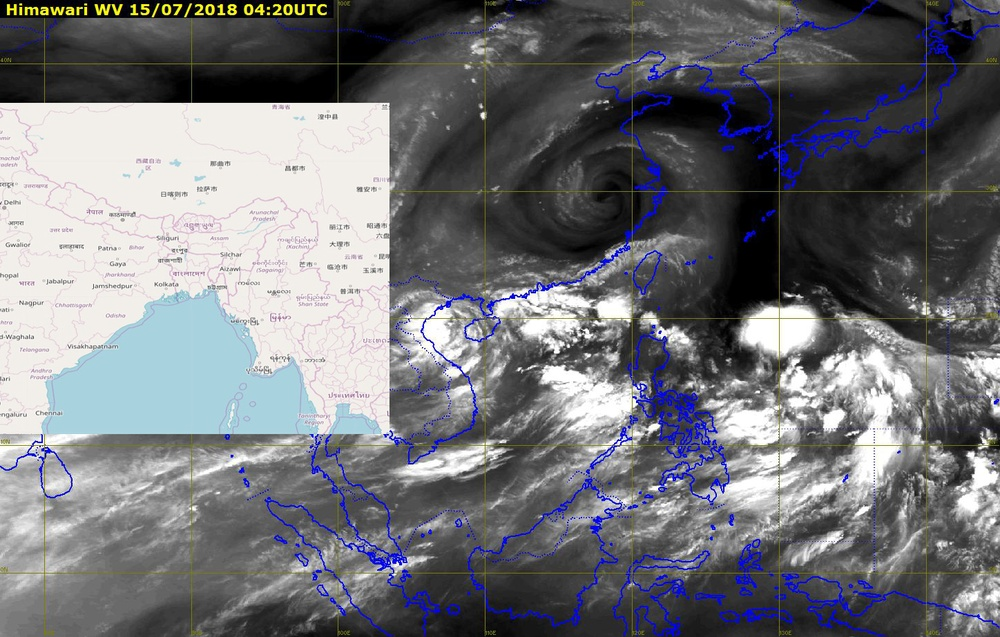
//> input picture WV201807150420.jpg, 1000 x 637 px, shrunk from 1448 x 923 before the run
$ ./countours WV201807150420.jpg   (built with g++ and OpenCV 4)
//> lines starting //> are read from the running program, lines starting //| are printed output that depends on the picture; after the words box and inside, x2 and y2 are one past the last pixel; in counts of white or black regions, pixels touching at a corner belong together
#include "opencv2/imgproc.hpp"
#include "opencv2/imgcodecs.hpp"
#include "opencv2/highgui.hpp"
#include "opencv2/core.hpp"
#include <iostream>
#include <stdlib.h>

using namespace std;
using namespace cv;


Mat orig,im,vals,element,_red,_green;
Mat hsv,imgThreshold,final,gray,res,imgThreshold0,imgThreshold1,imgThreshold2;

static void help()
{
    cout << "\nThis program recognize clouds on satellite images"
        "\nCall:\n"
        "./cloud <image_name>\n"
        "\n"
        << endl;
}

int main(int argc, char **argv)
{
    cv::CommandLineParser parser(argc, argv, "{@input | ./data/lena.jpg | input image}");
    help();
    string input_image = parser.get<string>("@input");
    if (input_image.empty())
    {
        parser.printMessage();
        parser.printErrors();
        return 0;
    }

    Mat orig = imread(input_image);
//> orig is the input picture: 637 rows x 1000 cols, CV_8UC3; mean B, G, R 120.1, 115.6, 114.6
// [33 lines of commented-out code are left out]

 cvtColor( orig, gray, cv::COLOR_BGR2GRAY );
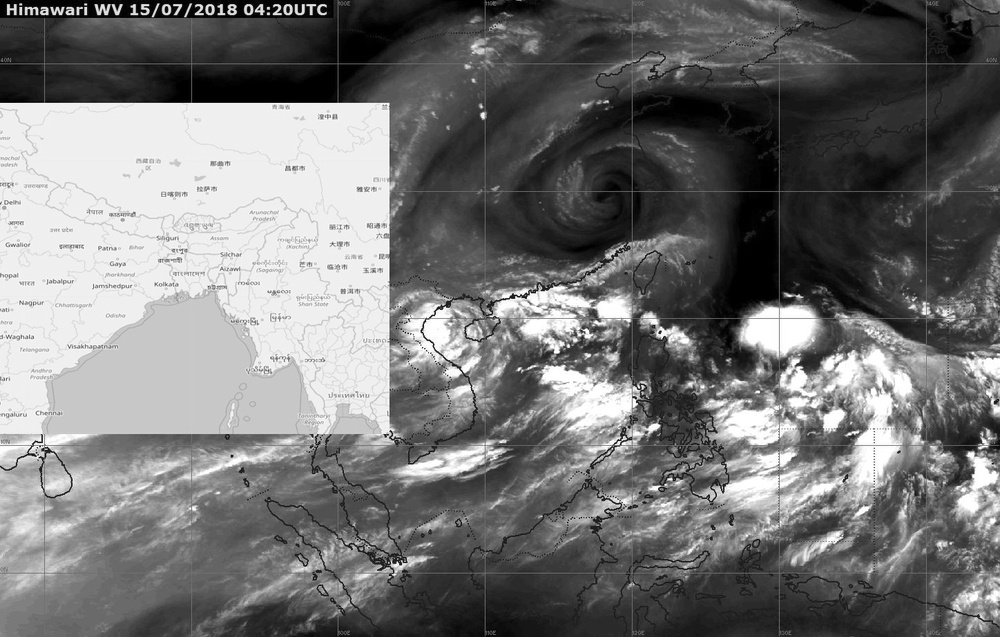
//> gray: 637 rows x 1000 cols, CV_8UC1; min 0, max 255, mean 115.8
 imshow("gray",gray);


 //cv::inRange(gray,cv::Scalar(80,80,80), cv::Scalar(255,255,255), imgThreshold0);
 cv::inRange(gray,cv::Scalar(127,255,0), cv::Scalar(255,255,255), imgThreshold1);
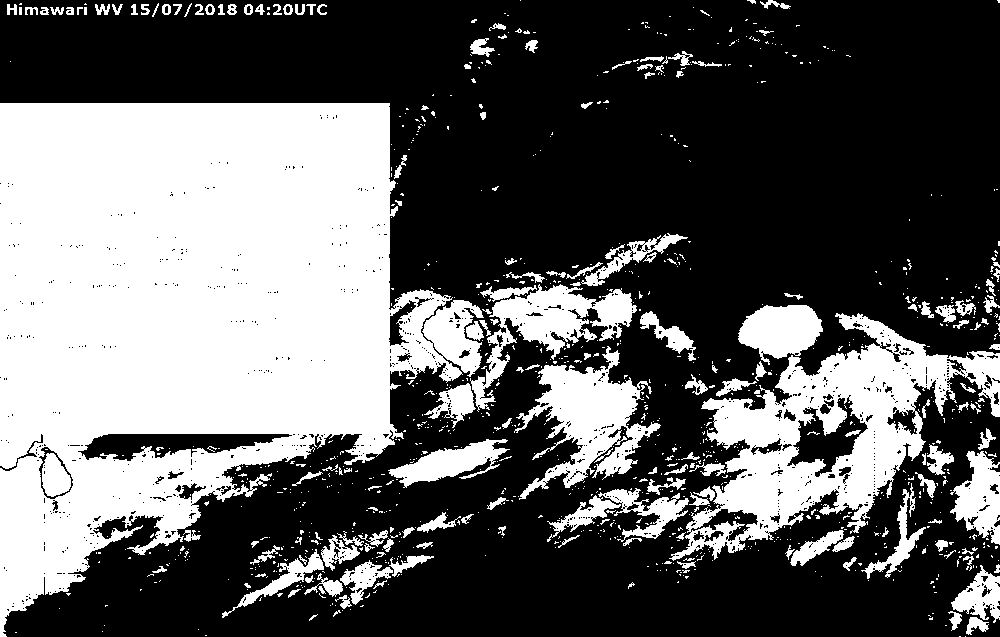
//> imgThreshold1: 637 rows x 1000 cols, CV_8UC1; 37.5% white; 1039 white regions (866 under 20 px), largest, box (x1, y1, x2, y2) and area: (0, 103, 484, 637) 160021, (669, 313, 1000, 561) 28116, (514, 346, 661, 500) 8689

 cv::inRange(gray,cv::Scalar(240,240,240), cv::Scalar(255,255,255), imgThreshold2);
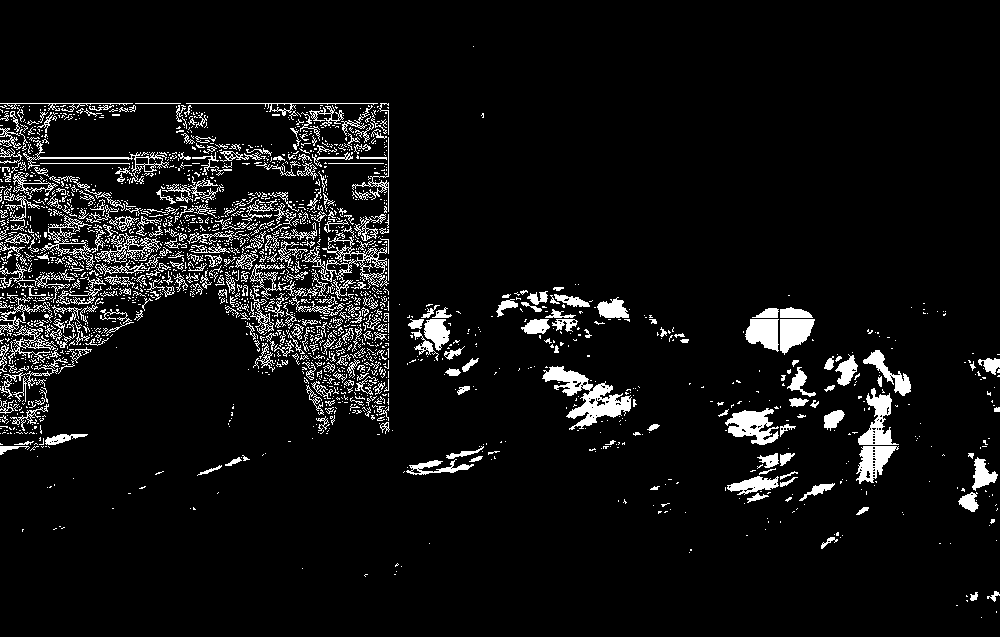
//> imgThreshold2: 637 rows x 1000 cols, CV_8UC1; 6.8% white; 2158 white regions (1795 under 20 px)

 // imshow("thres1",imgThreshold0);
   imshow("thres1",imgThreshold1);
   imshow("thres2",imgThreshold2);
//bitwise_or(imgThreshold0,imgThreshold1,res);

vector<vector<Point> > contours;
Mat hierarchy;


findContours(imgThreshold1, contours, hierarchy, RETR_CCOMP, CHAIN_APPROX_SIMPLE);
//> contours = 2205 contours, 1998 with area under 20; largest, box (x1, y1, x2, y2) and area: (0, 103, 484, 637) 164713, (669, 313, 1000, 561) 32722, (514, 346, 661, 500) 8232, (470, 284, 637, 412) 6105, (77, 433, 293, 462) 3536
// draw contours
Scalar color2 = Scalar(0,255, 0 );//green

for (int i = 0; i < contours.size(); ++i) {

    //drawContours(orig, contours, i, color, 1, LINE_8, hierarchy, 100);
   // drawContours(orig,i,0,color,-1);
    drawContours(orig,contours, i, color2, -1);
}
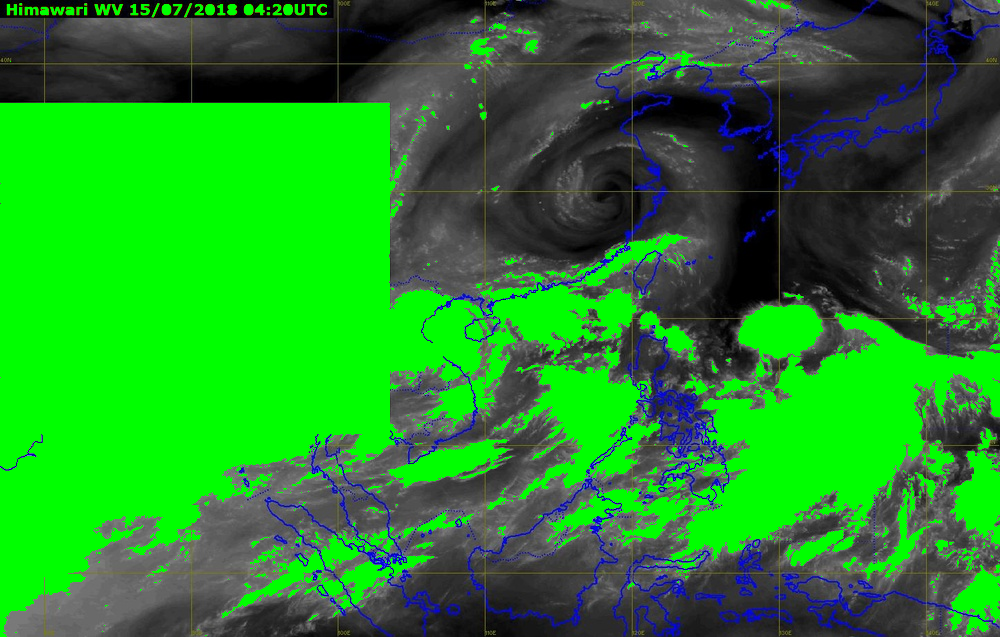
//> orig: 637 rows x 1000 cols, CV_8UC3; mean B, G, R 40.7, 137, 36.2


findContours(imgThreshold2, contours, hierarchy, RETR_CCOMP, CHAIN_APPROX_SIMPLE);
//> contours = 3594 contours, 3356 with area under 20; largest, box (x1, y1, x2, y2) and area: (542, 366, 632, 430) 1900, (302, 236, 387, 289) 1070, (725, 408, 779, 445) 990, (858, 388, 899, 445) 912, (856, 446, 899, 484) 838
// draw contours
Scalar color1 = Scalar(0,155, 0 );//darkgreen

for (int i = 0; i < contours.size(); ++i) {

    //drawContours(orig, contours, i, color, 1, LINE_8, hierarchy, 100);
   // drawContours(orig,i,0,color,-1);
    drawContours(orig,contours, i, color1, -1);
}
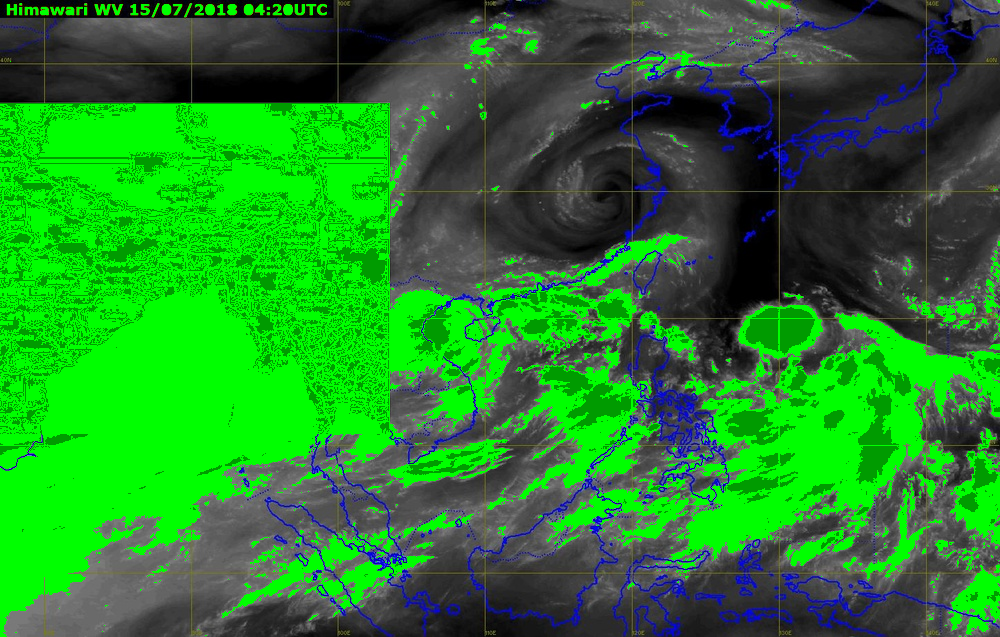
//> orig: 637 rows x 1000 cols, CV_8UC3; 7.65% of pixels changed, all inside (x1, y1, x2, y2) = (0, 46, 1000, 618)


  // imshow("mask",res);
   imshow("out",orig);

waitKey();

}
